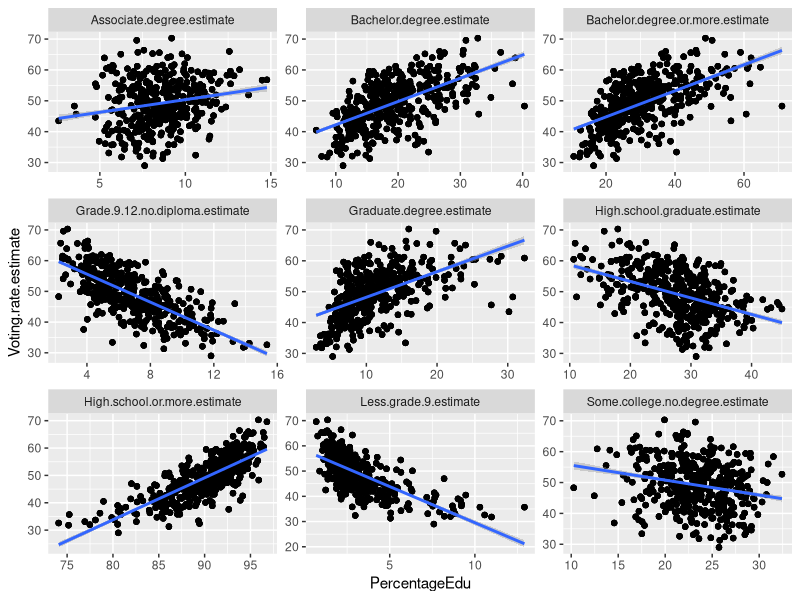
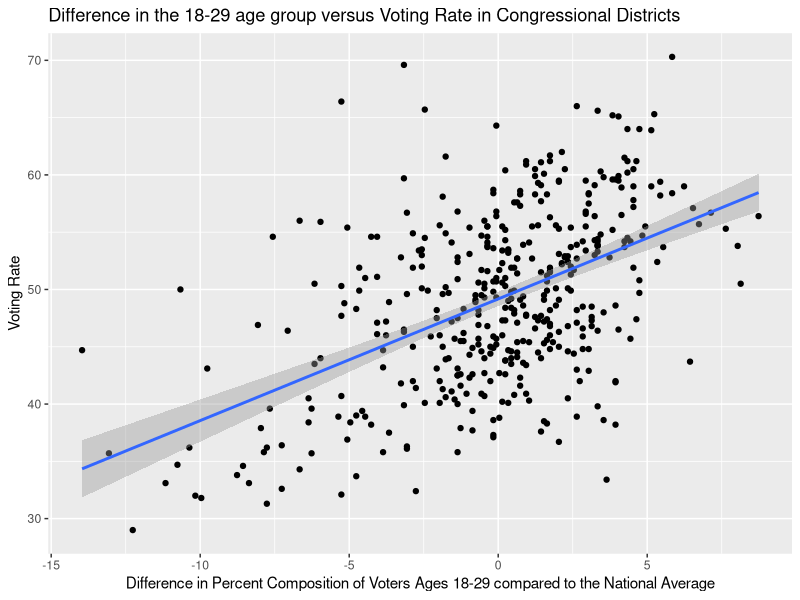
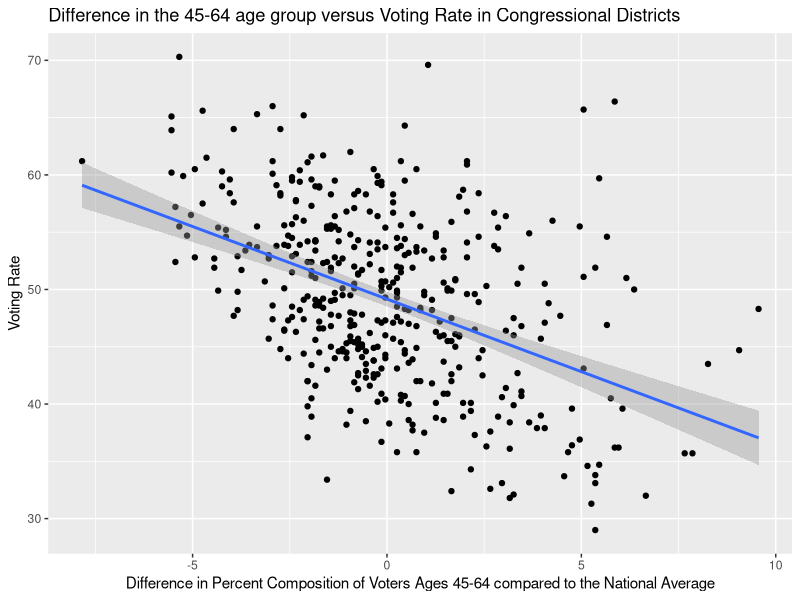
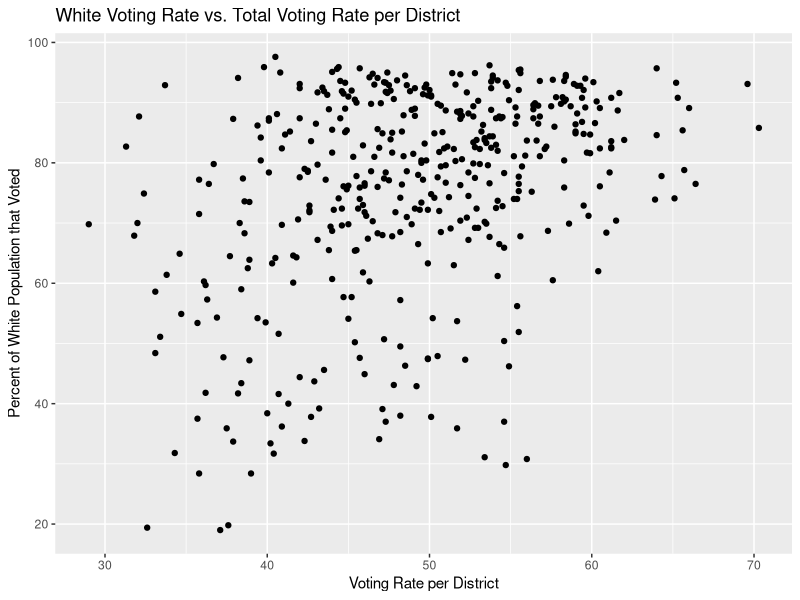
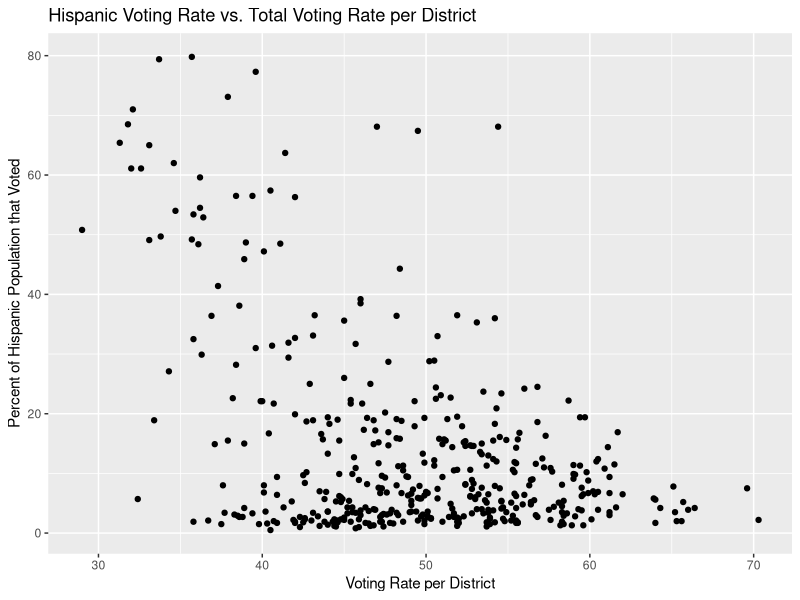
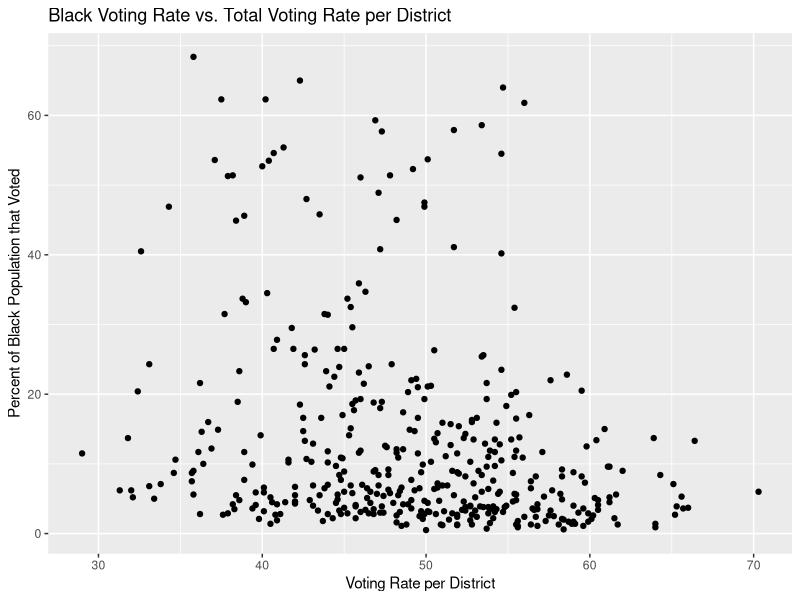
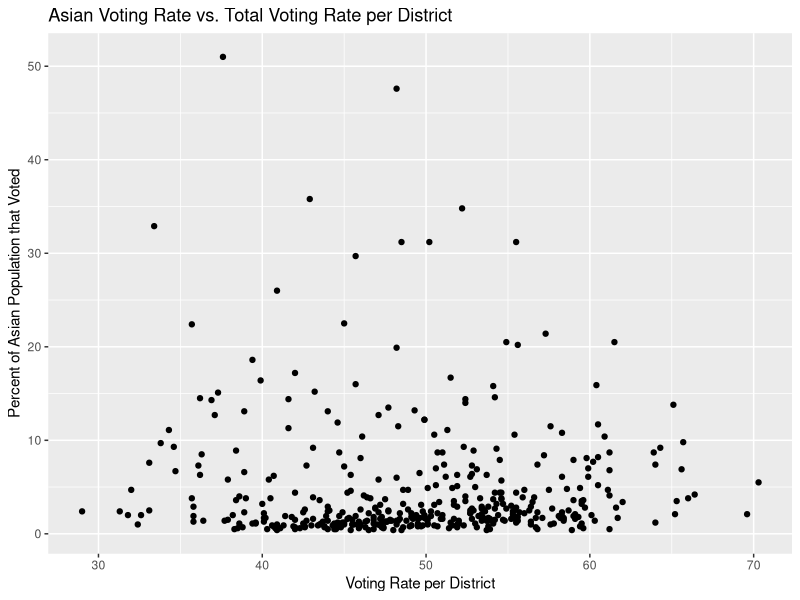
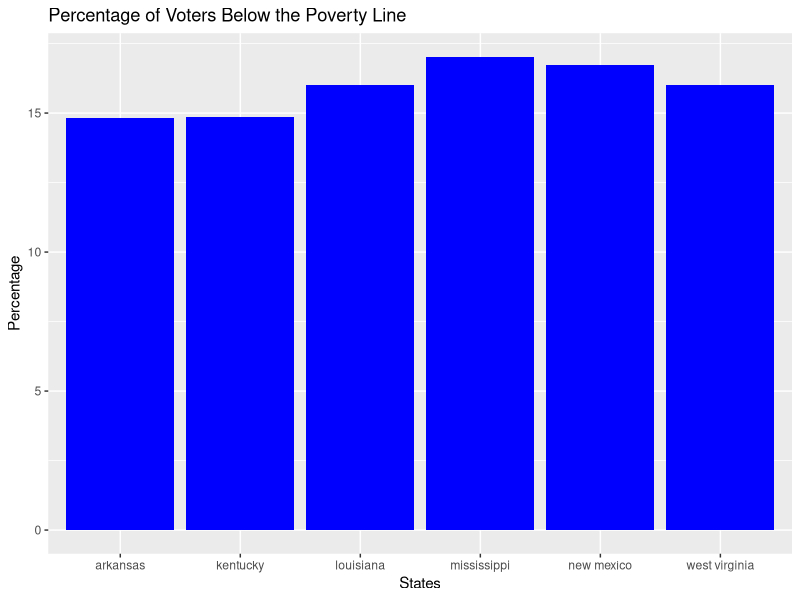

The R source for these figures, in order:
## ---- chunk 1
# tidyverse
library(tidyverse)
# readxl
library(readxl)
df1 <- read.csv('table01.csv')
df2 <- read.csv('table02a.csv')
df3 <- read.csv('table02b.csv')
df4 <- read.csv('table02c.csv')
df5 <- read.csv('table02d.csv')
# head(df1)
# head(df2)
# head(df3)
# head(df4)
# head(df5)
library(dplyr)
library(ggplot2)
library(tidyr)
library(readr)
library(lubridate)
## ---- chunk 2
table01 <- read.csv("table01.csv")
table01 <- table01 %>%
  rename(
    stateAbb = State.abbreviation,
    stateName = State.name,
    congressDist = Congressional.district,
    votesCastForCongress = Votes.cast.for.congressional.representative.for.the.November.6..2018.election,
    votingAgePopulation = Citizen.voting.age.population.estimate,
    votingAgePopulationMOE = Citizen.voting.age.population.Margin.of.Error,
    votingRate = Voting.rate.estimate,
    votingRateMOE = Voting.rate.Margin.of.Error
  )
head(table01, 5)
table02a <- read.csv("table02a.csv")
table02a <- table02a %>%
  rename(
    stateAbb = State.abbreviation,
    stateName = State.name,
    congressDist = Congressional.district,
    votingAgePopulation = Citizen.voting.age.population.estimate,
    votingAgePopulationMOE = Citizen.voting.age.population.MOE
  )
table02b <- read.csv("table02b.csv")
table02b <- table02b %>%
  rename(
    stateAbb = State.abbreviation,
    stateName = State.name,
    congressDist = Congressional.district,
    votingAgePopulation = Citizen.voting.age.population.estimate,
    votingAgePopulationMOE = Citizen.voting.age.population.MOE
  )
## ---- chunk 3
# head(df4)
eduPol <- df4 %>% select(State.abbreviation, State.name, Congressional.district, Citizen.voting.age.population.estimate, Less.grade.9.estimate, Grade.9.12.no.diploma.estimate, High.school.graduate.estimate, Some.college.no.degree.estimate, Associate.degree.estimate, Bachelor.degree.estimate, Graduate.degree.estimate, High.school.or.more.estimate, Bachelor.degree.or.more.estimate)
eduPol %>% full_join(df1) -> eduPol

eduPol %>% pivot_longer(Less.grade.9.estimate:Bachelor.degree.or.more.estimate, names_to = "Education", values_to = "Amount") -> eduPol
#head(eduPol)
#add gender break down
df3 %>% 
  select(State.abbreviation, State.name, Congressional.district, Citizen.voting.age.population.estimate, Men.estimate, Women.estimate, Men.percent.total, Women.percent.total) -> gender

gender %>%
  pivot_longer(Men.estimate:Women.estimate, names_to = "Gender", values_to = "Percentage") %>%
  pivot_longer(Men.percent.total:Women.percent.total, names_to = "GenderTotal", values_to = "PercentageTotal")-> gender

eduPol %>%
  full_join(gender) -> eduPol
#head(eduPol)

eduPol %>%
  mutate(PercentageEdu = (Amount / Citizen.voting.age.population.estimate) * 100 ) -> eduPol

eduPol %>%
  group_by(Education) %>%
  summarise(mean = mean(PercentageEdu, na.rm=TRUE), n = n())

ggplot(eduPol, aes(x=PercentageEdu, y=Voting.rate.estimate)) + geom_point() + geom_smooth(method='lm') + facet_wrap(~Education, scales = "free")

#head(eduPol)
## ---- chunk 4
table02a <- table01 %>%
  select(stateAbb, congressDist, votingRate) %>%
  inner_join(table02a, by = c('stateAbb', 'congressDist'))
mean18.29 <- mean(table02a$Ages.18.29.percent.estimate)
mean30.44 <- mean(table02a$Ages.30.44.percent.estimate)
mean45.64 <- mean(table02a$Ages.45.64.percent.estimate)
mean65.up <- mean(table02a$Ages.65.up.percent.estimate)
# mean18.29
# mean30.44
# mean45.64
# mean65.up
table02a$dif18.29 <- mean18.29 - table02a$Ages.18.29.percent.estimate
table02a$dif30.44 <- mean30.44 - table02a$Ages.30.44.percent.estimate
table02a$dif45.64 <- mean45.64 - table02a$Ages.45.64.percent.estimate
table02a$dif65.up <- mean65.up - table02a$Ages.65.up.percent.estimate
## ---- chunk 5
table02a %>% 
  select(stateName, congressDist, dif18.29, votingRate) %>%
  arrange(desc(dif18.29)) %>%
  head(5)
## ---- chunk 6
table02a %>%
  select(stateName, congressDist, dif30.44, votingRate) %>%
  arrange(desc(dif30.44)) %>%
  head(5)
## ---- chunk 7
table02a %>%
  select(stateName, congressDist, dif45.64, votingRate) %>%
  arrange(desc(dif45.64)) %>%
  head(5)
## ---- chunk 8
table02a %>%
  select(stateName, congressDist, dif65.up, votingRate) %>%
  arrange(desc(dif65.up)) %>%
  head(5)
## ---- chunk 9
ggplot(table02a, aes(x=dif18.29, y=votingRate)) +geom_point() + geom_smooth(method='lm') + xlab("Difference in Percent Composition of Voters Ages 18-29 compared to the National Average") + ylab("Voting Rate")+ ggtitle("Difference in the 18-29 age group versus Voting Rate in Congressional Districts")

ggplot(table02a, aes(x=dif45.64, y=votingRate)) +geom_point() + geom_smooth(method='lm')  + xlab("Difference in Percent Composition of Voters Ages 45-64 compared to the National Average") + ylab("Voting Rate")+ ggtitle("Difference in the 45-64 age group versus Voting Rate in Congressional Districts")
## ---- chunk 10

## ---- chunk 11
race <- df5 %>%
  inner_join(df1, by = c("State.name", "Congressional.district", "Citizen.voting.age.population.estimate"))


race %>%
  select(State.name, Congressional.district, Voting.rate.estimate, White.percent.total) %>%
  ggplot(aes(x=Voting.rate.estimate, y=White.percent.total)) + geom_point() + ggtitle("White Voting Rate vs. Total Voting Rate per District") + xlab("Voting Rate per District") + ylab("Percent of White Population that Voted")


race %>%
  select(State.name, Congressional.district, Voting.rate.estimate, Hispanic.percent.total) %>%
  ggplot(aes(x=Voting.rate.estimate, y=Hispanic.percent.total)) + geom_point() + ggtitle("Hispanic Voting Rate vs. Total Voting Rate per District") + xlab("Voting Rate per District") + ylab("Percent of Hispanic Population that Voted")


race %>%
  select(State.name, Congressional.district, Voting.rate.estimate, Black.percent.total) %>%
  ggplot(aes(x=Voting.rate.estimate, y=Black.percent.total)) + geom_point() + ggtitle("Black Voting Rate vs. Total Voting Rate per District") + xlab("Voting Rate per District") + ylab("Percent of Black Population that Voted")



race %>%
  select(State.name, Congressional.district, Voting.rate.estimate, Asian.percent.total) %>%
  ggplot(aes(x=Voting.rate.estimate, y=Asian.percent.total)) + geom_point() + ggtitle("Asian Voting Rate vs. Total Voting Rate per District") + xlab("Voting Rate per District") + ylab("Percent of Asian Population that Voted")

## ---- chunk 12
library(maps)
library(dplyr)
library(ggplot2)

Pov <- read.csv("table02b.csv")
Pov2 <- Pov %>% select(State.name,Congressional.district,Poverty.universe, Below.poverty.level.estimate, Below.poverty.level.percent.total, Citizen.voting.age.population.estimate)

names(Pov2)[names(Pov2) == "State.name"] <- "region"

Pov2$region <- tolower(Pov2$region)

Per_Coun <- Pov2 %>% select(region, Congressional.district, Below.poverty.level.percent.total) %>% filter(Below.poverty.level.percent.total > 20) %>% arrange(desc(Below.poverty.level.percent.total))
Per_Coun
## ---- chunk 13
#Bar Chart 
BelPov <- Pov2 %>% group_by(region) %>% summarize(Pov_Uni = sum(Poverty.universe), Below_Pov = sum(Below.poverty.level.estimate)) 

BelPov$Percent_Below_Pov <- (BelPov$Below_Pov/BelPov$Pov_Uni) *100
BelPov2 <- BelPov %>% subset(Percent_Below_Pov > 14.6)

BelPov2 %>% ggplot(aes(region, Percent_Below_Pov)) + geom_bar(stat = 'identity', fill = 'blue') + labs(x = 'States', y = 'Percentage', title = 'Percentage of Voters Below the Poverty Line')  

## ---- chunk 14
#map
library(RColorBrewer)

names(Pov2)[names(Pov2) == 'State.name'] <- 'region' 
State <- map_data('state')

map <- left_join(State, BelPov, by = 'region')
map %>% ggplot(aes(long, lat)) + geom_polygon(aes(group=group, fill = Percent_Below_Pov)) + scale_fill_distiller(palette = 'Blues') + theme_void() + labs(title = 'Percentage of Below the Poverty Line Voters by State') 
